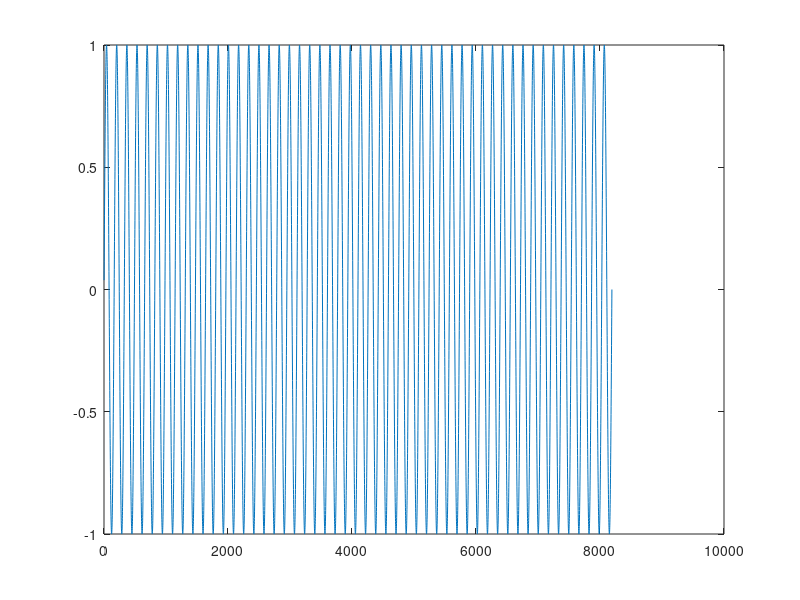

The MATLAB source for this figure:

clear
hold off

% x = 1:8192*10; % signal_duration=10s under Fs=8192
% x = 1:8192*5;  % signal_duration=5s under Fs=8192
Fs = 8192;
x = 1:Fs*1;      % signal_duration=1s
freq = 50; % signal frequency /Hz


SIG_sin = sin(2*pi*freq/Fs*x);


plot(x, SIG_sin)
sound(SIG_sin);





